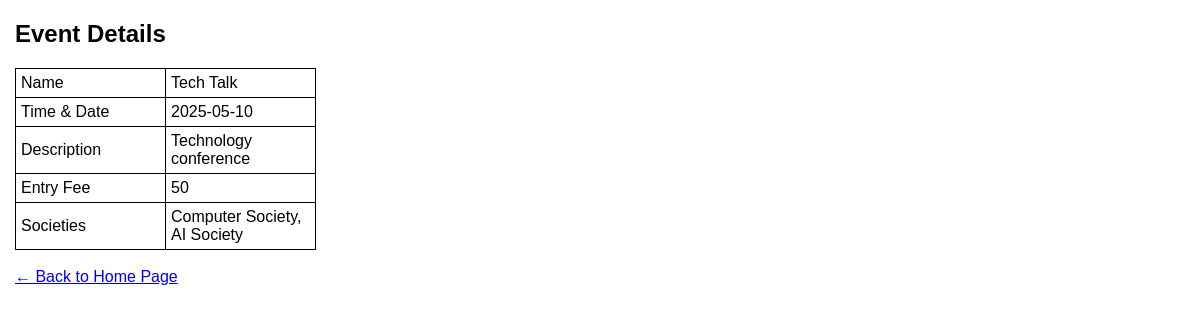
Screenshot of /event/1 with the database file from the repository.
### tables this page shows
CREATE TABLE EVENT(eventID INTEGER PRIMARY KEY AUTOINCREMENT,entryPrice INTEGER,name TEXT NOT NULL UNIQUE,timeDate TEXT,description TEXT,username TEXT,FOREIGN KEY (username) REFERENCES USER(username));

CREATE TABLE SOCIETY(societyID INTEGER PRIMARY KEY AUTOINCREMENT,name TEXT NOT NULL UNIQUE);

### FlaskBackEnd/app.py (the view)
@app.route("/event/<int:eventID>")
def event_detail(eventID):
    event = get_event_by_id(eventID)
    if not event:
        return redirect(url_for("index"))
    societies = get_event_societies(eventID)
    return render_template(
        "event.html",
        event=event,
        societies=societies,
        show_navbar= False # Bu sayede artık eventte yuakrdakiler yok
    )

### FlaskBackEnd/support.py (called while the page is built)
def get_db_connection():
        conn = sqlite3.connect("school.db")
        return conn

def get_event_by_id(eventID):  #home page için
    conn = get_db_connection()
    c = conn.cursor()
    c.execute(
        "SELECT name, timeDate, description, entryPrice "
        "FROM EVENT WHERE eventID=?",
        (eventID,)
    )
    event = c.fetchone()
    conn.close()
    return event

def get_event_societies(eventID): #See more da gözügenler için
    conn = get_db_connection()
    c = conn.cursor()
    c.execute(
        "SELECT s.name "
        "FROM SOCIETY s, EVENTSOCIETY es "
        "WHERE s.societyID = es.societyID "
        "AND es.eventID=?",
        (eventID,)
    )
    societies = c.fetchall()
    conn.close()
    return societies

### Front_End/templates/event.html
{% extends 'base.html' %}
{% block header %}
<h1 style="margin-left: 15px">{% block title %}Event Details{% endblock %}</h1>
<link rel="stylesheet" href="../static/mystyle.css">
{% endblock %}
{% block content %}
<table class="styled-table">
    <tr>
        <td>Name</td>
        <td>{{ event[0] }}</td>
    </tr>
    <tr>
        <td>Time & Date</td>
        <td>{{ event[1] }}</td>
    </tr>
    <tr>
        <td>Description</td>
        <td>{{ event[2] }}</td>
    </tr>
    <tr>
        <td>Entry Fee</td>
        <td>{{ event[3] }}</td>
    </tr>
    <tr>
        <td>Societies</td>
        <td>
            {% for s in societies %}
                {{ s[0] }}{% if not loop.last %}, {% endif %}
            {% endfor %}
        </td>
    </tr>
</table>
<br>
<a href="/index" style="margin-left: 15px">← Back to Home Page</a>
{% endblock %}

### Front_End/static/mystyle.css (style rules this page uses)
* { box-sizing: border-box; font-family: Arial, Helvetica, sans-serif; }
body { margin: 0; font-family: Arial, Helvetica, sans-serif; }
.styled-table { border-collapse: collapse; margin: 0 15px; }
.styled-table th,td { border: 1px solid black; padding: 5px 5px; width: 150px; }

### rows the page displays
EVENT: name "Tech Talk", timeDate "2025-05-10", description "Technology conference", entryPrice "50"
SOCIETY: name "Computer Society"
SOCIETY: name "AI Society"
